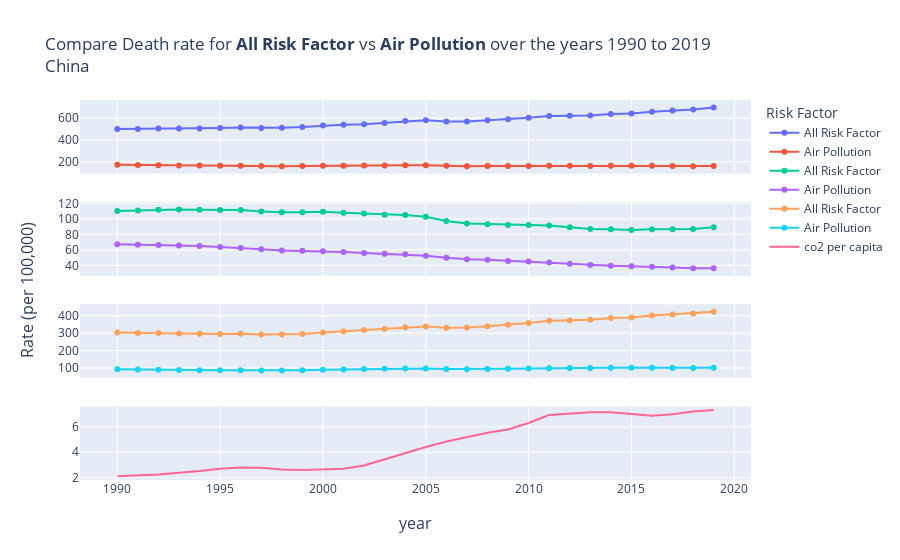

The notebook cell saved with this chart:
### Code cell
china_df = cause_df[cause_df.location_clean=="CHN"]
co2 = co2_df[co2_df.iso_code=="CHN"]
draw_plot(china_df,co2, where="China")
